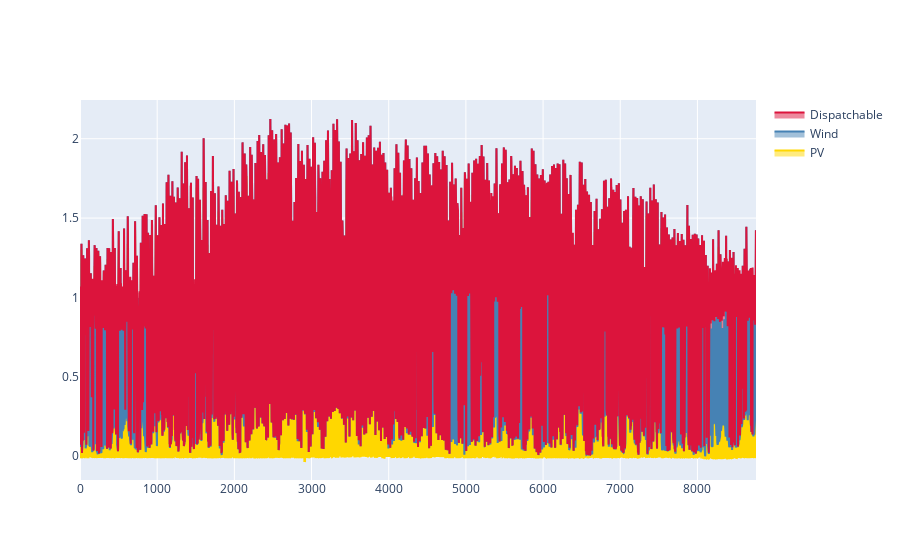

The code cell stored with this chart in its notebook:
### Code cell
plot_stack_production(optimized_pv, optimized_wind, optimized_dispatchable, country_name, colors = colors_dict)

### Figure 1 — Plotly figure (JSON) as saved in the notebook; plotly's stock layout.template omitted (floating-point values rounded to 4 significant figures; data arrays with more than 128 entries replaced by an {"elided": "..."} marker saying what was removed)
{"data": [{"marker": {"color": "gold"}, "mode": "lines", "name": "PV", "stackgroup": "one", "type": "scatter", "x": {"elided": "8760 int values"}, "y": {"elided": "8760 float values"}}, {"marker": {"color": "steelblue"}, "mode": "lines", "name": "Wind", "stackgroup": "one", "type": "scatter", "x": {"elided": "8760 int values"}, "y": {"elided": "8760 float values"}}, {"marker": {"color": "crimson"}, "mode": "lines", "name": "Dispatchable", "stackgroup": "one", "type": "scatter", "x": {"elided": "8760 int values"}, "y": {"elided": "8760 float values"}}], "layout": {}}
